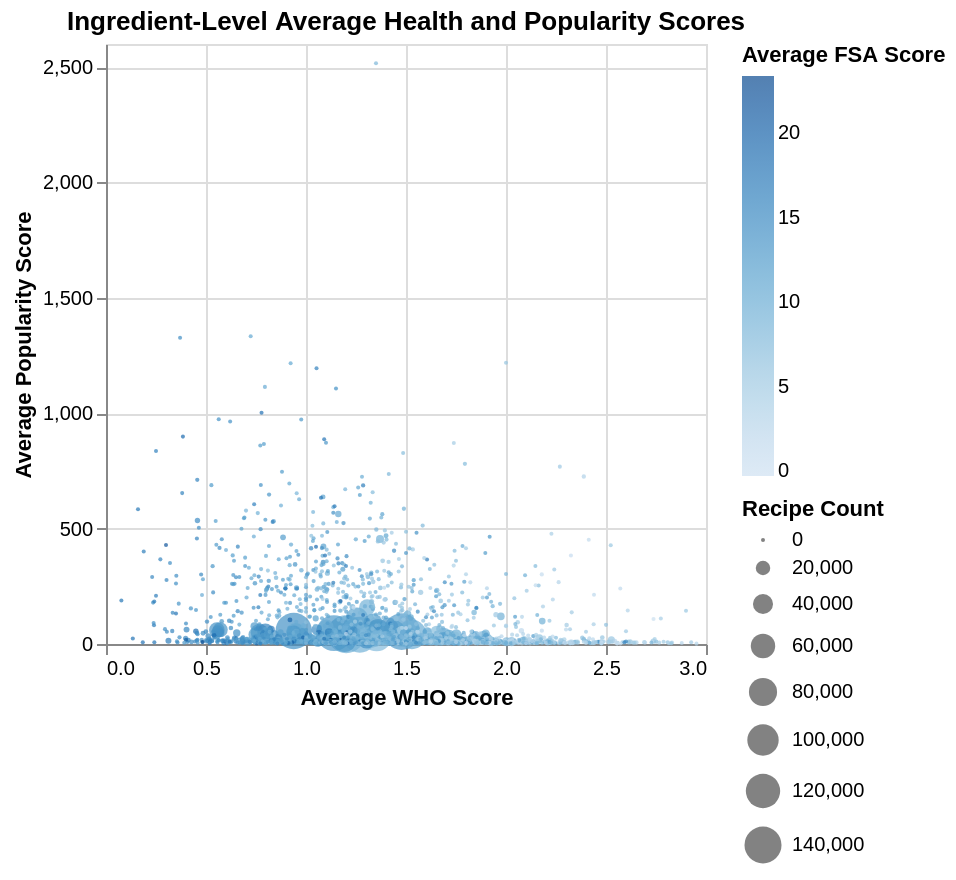

Notebook cell for this chart:
### Code cell
import pandas as pd
import ast
import altair as alt

# -----------------------------------
# 1. start from df_recipes
# -----------------------------------
df = df_recipes.copy()

# -----------------------------------
# 2. parse ingredient column
#    handles:
#    - python-list-like strings: "['milk', 'sugar']"
#    - caret-separated strings: "milk^sugar"
#    - actual python lists
# -----------------------------------
def parse_ingredients(x):
    if pd.isna(x):
        return []

    if isinstance(x, list):
        return [str(i).strip().lower() for i in x if str(i).strip()]

    if isinstance(x, str):
        x = x.strip()

        if x == "":
            return []

        # case 1: string representation of list
        if x.startswith("[") and x.endswith("]"):
            try:
                parsed = ast.literal_eval(x)
                if isinstance(parsed, list):
                    return [str(i).strip().lower() for i in parsed if str(i).strip()]
            except Exception:
                pass

        # case 2: caret-separated string
        if "^" in x:
            return [i.strip().lower() for i in x.split("^") if i.strip()]

        # case 3: single ingredient string
        return [x.lower()]

    return []

df["ingredients_list"] = df["ingredients_canonical_final_le_5_replace"].apply(parse_ingredients)

# -----------------------------------
# 3. explode to one row per ingredient
# -----------------------------------
df_exploded = df.explode("ingredients_list").copy()
df_exploded = df_exploded.rename(columns={"ingredients_list": "ingredient"})

# -----------------------------------
# 4. clean ingredient text
# -----------------------------------
df_exploded["ingredient"] = (
    df_exploded["ingredient"]
    .astype(str)
    .str.strip()
    .str.lower()
)

# remove bad rows
bad_values = {"", "nan", "none", "[]", "['']", '[""]'}
df_exploded = df_exploded[
    df_exploded["ingredient"].notna() &
    (~df_exploded["ingredient"].isin(bad_values))
].copy()

# -----------------------------------
# 5. remove spice-like ingredients
#    if ingredient is close to spices, treat as spice
#    here implemented with keyword containment
# -----------------------------------
spice_keywords = [
    "salt", "pepper", "black pepper", "white pepper",
    "garlic powder", "onion powder", "paprika", "cumin",
    "oregano", "basil", "thyme", "parsley", "chili powder",
    "chili", "cinnamon", "nutmeg", "clove", "ginger",
    "turmeric", "seasoning", "spice", "herb", "rosemary",
    "sage", "coriander", "cilantro", "bay leaf", "cardamom",
    "allspice", "dill", "mint", "tarragon", "marjoram"
]

def is_spice(ingredient):
    ingredient = str(ingredient).lower()
    return any(spice in ingredient for spice in spice_keywords)

df_exploded["is_spice"] = df_exploded["ingredient"].apply(is_spice)

# keep non-spice ingredients only
df_clean = df_exploded[~df_exploded["is_spice"]].copy()

# -----------------------------------
# 6. aggregate to single-ingredient statistics
# -----------------------------------
ingredient_stats = (
    df_clean
    .groupby("ingredient")
    .agg(
        avg_WHO_score=("WHO_Score", "mean"),
        avg_FSA_score=("FSA_Score", "mean"),
        avg_popularity_score=("popularity_score", "mean"),
        recipe_count=("ingredient", "count")
    )
    .reset_index()
)

# -----------------------------------
# 7. optional: filter low-frequency ingredients
# -----------------------------------
min_count = 20
ingredient_stats = ingredient_stats[
    ingredient_stats["recipe_count"] >= min_count
].copy()

# -----------------------------------
# 8. sort results
# -----------------------------------
ingredient_stats = ingredient_stats.sort_values(
    by="recipe_count",
    ascending=False
).reset_index(drop=True)

# -----------------------------------
# 9. preview result
# -----------------------------------
print("Single-ingredient stats:")
print(ingredient_stats.head(20))

# -----------------------------------
# 10. quick checks
# -----------------------------------
print("\nExploded ingredient sample:")
print(df_clean["ingredient"].head(20).tolist())

print("\nNumber of unique ingredients:")
print(ingredient_stats["ingredient"].nunique())

# -----------------------------------
# 11. plot: WHO vs popularity
# -----------------------------------
chart = alt.Chart(ingredient_stats).mark_circle(size=80).encode(
    x=alt.X("avg_WHO_score:Q", title="Average WHO Score"),
    y=alt.Y("avg_popularity_score:Q", title="Average Popularity Score"),
    size=alt.Size("recipe_count:Q", title="Recipe Count"),
    color=alt.Color("avg_FSA_score:Q", title="Average FSA Score"),
    tooltip=[
        alt.Tooltip("ingredient:N", title="Ingredient"),
        alt.Tooltip("avg_WHO_score:Q", title="Avg WHO", format=".2f"),
        alt.Tooltip("avg_FSA_score:Q", title="Avg FSA", format=".2f"),
        alt.Tooltip("avg_popularity_score:Q", title="Avg Popularity", format=".3f"),
        alt.Tooltip("recipe_count:Q", title="Recipe Count")
    ]
).properties(
    title="Ingredient-Level Average Health and Popularity Scores"
)

chart

### Figure 1 — Vega-Lite specification as saved in the notebook (floating-point values rounded to 4 significant figures; data arrays with more than 128 entries replaced by an {"elided": "..."} marker saying what was removed)
{"config": {"view": {"continuousWidth": 300, "continuousHeight": 300}}, "data": {"name": "data-29f94acd630a1ee3e84c8bb88ff7dbf0"}, "mark": {"type": "circle", "size": 80}, "encoding": {"color": {"field": "avg_FSA_score", "title": "Average FSA Score", "type": "quantitative"}, "size": {"field": "recipe_count", "title": "Recipe Count", "type": "quantitative"}, "tooltip": [{"field": "ingredient", "title": "Ingredient", "type": "nominal"}, {"field": "avg_WHO_score", "format": ".2f", "title": "Avg WHO", "type": "quantitative"}, {"field": "avg_FSA_score", "format": ".2f", "title": "Avg FSA", "type": "quantitative"}, {"field": "avg_popularity_score", "format": ".3f", "title": "Avg Popularity", "type": "quantitative"}, {"field": "recipe_count", "title": "Recipe Count", "type": "quantitative"}], "x": {"field": "avg_WHO_score", "title": "Average WHO Score", "type": "quantitative"}, "y": {"field": "avg_popularity_score", "title": "Average Popularity Score", "type": "quantitative"}}, "title": "Ingredient-Level Average Health and Popularity Scores", "$schema": "https://vega.github.io/schema/vega-lite/v6.1.0.json", "datasets": {"data-29f94acd630a1ee3e84c8bb88ff7dbf0": {"elided": "2279 records"}}}
